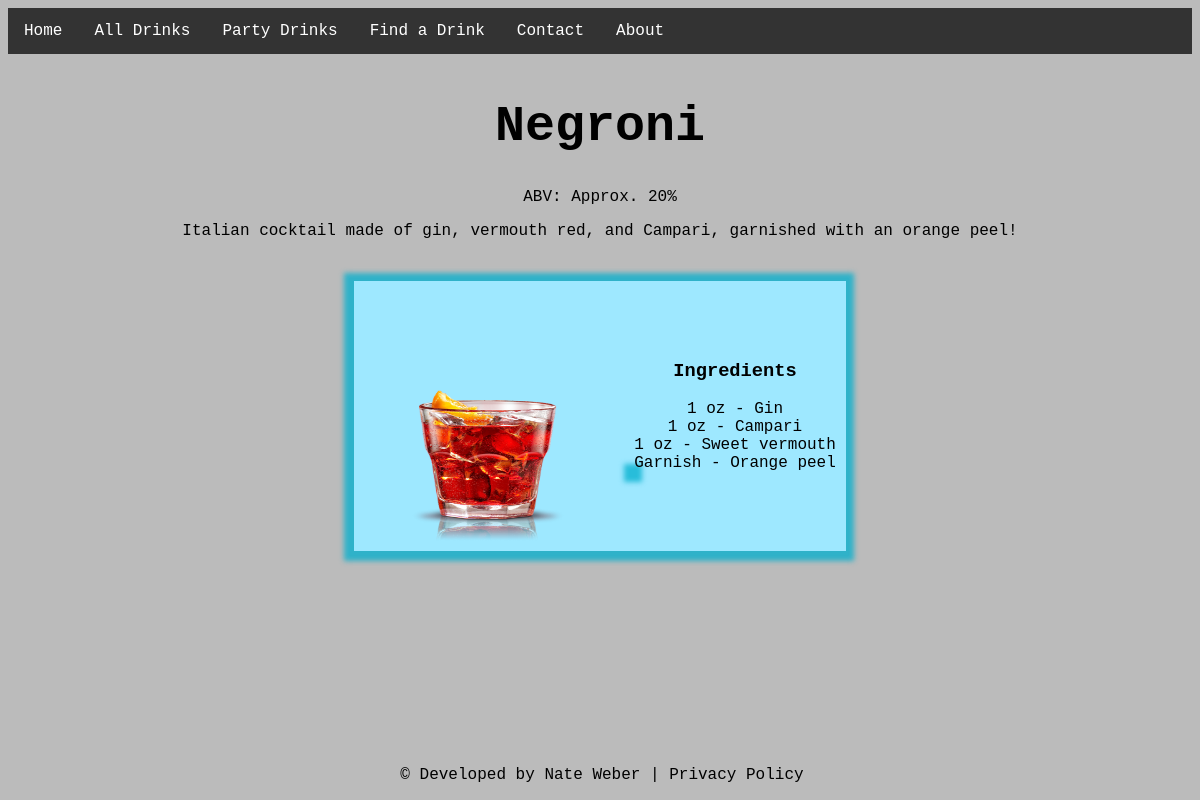
The page /drinks/6/ on the database its author committed.
### drinks/models.py (models this page shows)
class Drink(models.Model):
    id = models.IntegerField(primary_key=True)
    name = models.CharField(max_length=100, null=True)
    abv = models.CharField(max_length=100, null=True)
    description = models.CharField(max_length=100, null=True)
    ingredient0 = models.CharField(max_length=100, null=True, blank=True)
    ingredient1 = models.CharField(max_length=100, null=True, blank=True)
    ingredient2 = models.CharField(max_length=100, null=True, blank=True)
    ingredient3 = models.CharField(max_length=100, null=True, blank=True)
    ingredient4 = models.CharField(max_length=100, null=True, blank=True)
    ingredient5 = models.CharField(max_length=100, null=True, blank=True)
    ingredient6 = models.CharField(max_length=100, null=True, blank=True)
    ingredient7 = models.CharField(max_length=100, null=True, blank=True)

### drinks/views.py (the view)
# urls.py: url(r'^drinks/(\d+)/', views.drink_detail, name='drink_detail'),
def drink_detail(request, id):
    try:
        drink = Drink.objects.get(id=id)
    except Drink.DoesNotExist:
        raise Http404('Drink Not Found')
    return render(request, 'drink_detail.html', {'drink': drink})

### drinks/templates/drink_detail.html (shortened to what this page needs)
{% extends "base_drink.html" %}
{% load static %}
{% block content %}
<div>
  <h1>{{ drink.name|capfirst }}</h1>
  <p>ABV: {{ drink.abv }}</p>
  <p style="padding-bottom: 25px;">{{ drink.description }}</p>
  <table align="center">
    <tr>
      <td>
        {% static "images/" as image %}
        <img src="{{ image }}{{ drink.name }}.png" alt='{{ drink.name }} image'>
      </td>
      <td>
        <table>
          <h3>Ingredients</h3>
          {% if drink.ingredient0 %}
            <div>{{ drink.ingredient0 }}</div>
          {% endif %}
          {% if drink.ingredient1 %}
            <div>{{ drink.ingredient1 }}</div>
          {% endif %}
          {% if drink.ingredient2 %}
            <div>{{ drink.ingredient2 }}</div>
          {% endif %}
          {% if drink.ingredient3 %}
            <div>{{ drink.ingredient3 }}</div>
          {% endif %}
        </table>
      </td>
    </tr>
</div>
{% endblock %}

### static/drink.css (style rules this page uses)
body { background-color: #bbbbbb; font-family:"Courier New", monospace; text-align: center; }
h1 { padding-top: 10px; padding-left: 10px; padding-right: 10px; font-size: 50px; }
table { background-color: #9ee8ff; box-shadow: -1px 1px 5px 9px rgba(0, 175, 206, 0.75); padding: 50px; border-collapse: collapse; }
td { padding: 10px; text-align: center; }
img { width: 250px; height: 250px; }

### rows shown on the page
Drink: name "Negroni", abv "Approx. 20%", description "Italian cocktail made of gin, vermouth red, and Campari, garnished with an orange peel!", name (picture), ingredient0 "1 oz - Gin", ingredient1 "1 oz - Campari", ingredient2 "1 oz - Sweet vermouth", ingredient3 "Garnish - Orange peel"
